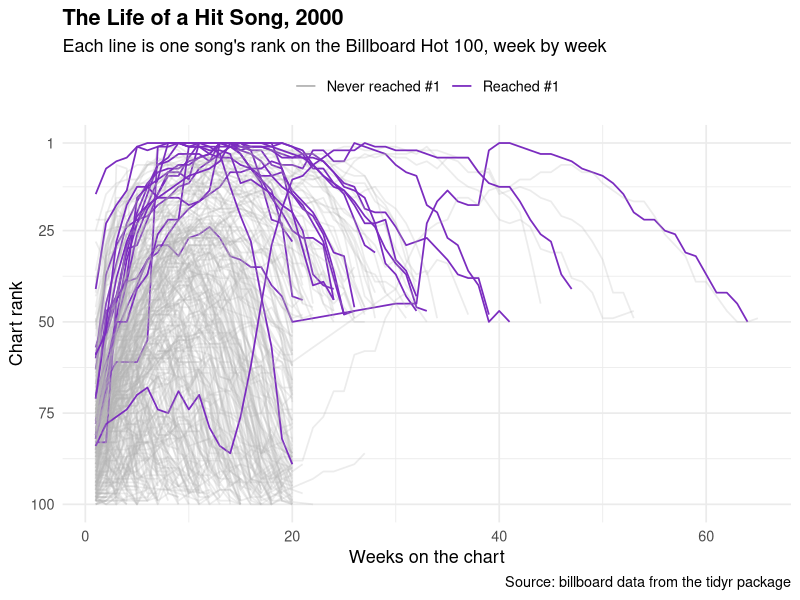

The R script that drew this image:
## ---- chunk 1
#| message: false
library(tidyverse)
## ---- chunk 2
billboard |>
  pivot_longer(
    cols = starts_with("wk"),
    names_to = "week",
    values_to = "rank",
    values_drop_na = TRUE
  ) |>
  mutate(week = parse_number(week)) |>
  mutate(hit_number_one = min(rank) == 1, .by = track) |>
  ggplot(aes(x = week, y = rank, group = track, color = hit_number_one)) +
  geom_line(aes(alpha = hit_number_one), linewidth = 0.6) +
  scale_y_reverse(breaks = c(1, 25, 50, 75, 100)) +
  scale_color_manual(
    values = c(`TRUE` = "#7b2cbf", `FALSE` = "gray70"),
    labels = c(`TRUE` = "Reached #1", `FALSE` = "Never reached #1")
  ) +
  scale_alpha_manual(values = c(`TRUE` = 1, `FALSE` = 0.25), guide = "none") +
  labs(
    title = "The Life of a Hit Song, 2000",
    subtitle = "Each line is one song's rank on the Billboard Hot 100, week by week",
    x = "Weeks on the chart",
    y = "Chart rank",
    color = NULL,
    caption = "Source: billboard data from the tidyr package"
  ) +
  theme_minimal(base_size = 13) +
  theme(
    plot.title = element_text(face = "bold"),
    legend.position = "top"
  )
